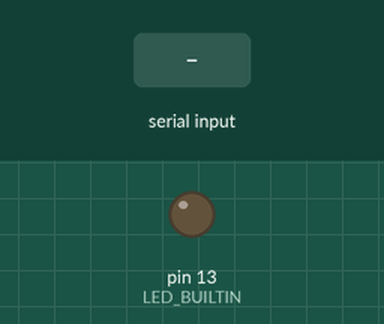
Recording of a sketch running on a simulated Arduino Uno, built with avr-gcc and run on an emulated ATmega328P. Shown: output pins drawn as LEDs (lit = HIGH). Dashed ring = blinking. The test bench sets the inputs (shaded band). What the sketch prints to the serial monitor is not drawn.

Above: at 1.8 s.
1.9 s: "2" received over Serial
At 2.15 s:
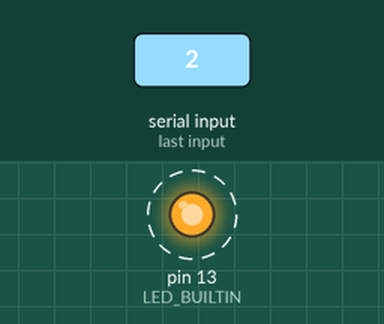
4.9 s: byte 250 (250) received over Serial
At 6.1 s:
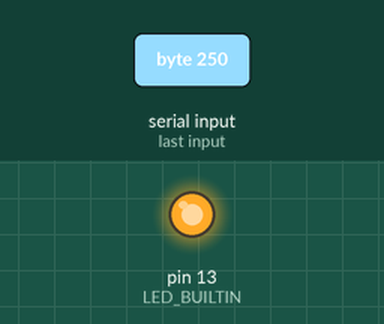
6.4 s: "0" received over Serial
At 7.2 s:
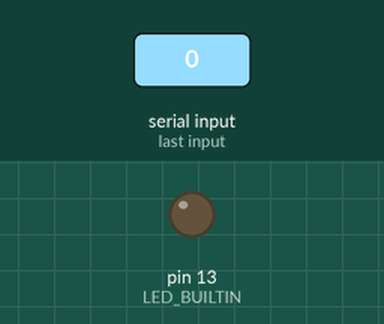
7.9 s: "1" received over Serial
At 8.4 s:
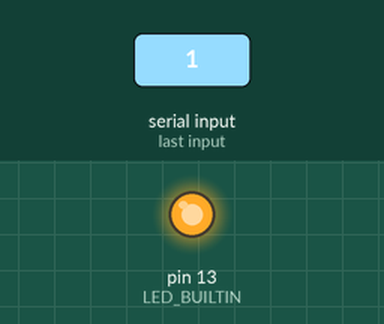
Timing chart, 0 to 10.4 s (numbered marks = the images above; inputs shaded):
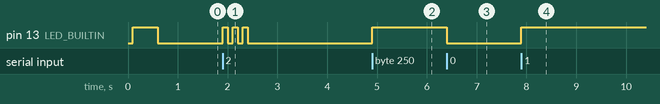

Measured:
- after the input at 1.9 s, pin 13 (LED_BUILTIN): alternates HIGH for 0.10 s and LOW for 0.10 s, 6 changes in all, then stays LOW, starting at once
- after the input at 4.9 s, pin 13 (LED_BUILTIN): LOW → HIGH at once
- after the input at 6.4 s, pin 13 (LED_BUILTIN): HIGH → LOW at once
- after the input at 7.9 s, pin 13 (LED_BUILTIN): LOW → HIGH at once

The sketch:

test_serial_led.ino
```cpp
byte state = 0;

void setup() {
  pinMode(LED_BUILTIN, OUTPUT);
  Serial.begin(115200);
  delay(100);
  digitalWrite(LED_BUILTIN, HIGH);
  Serial.println("CIAO");
  delay(500);
  digitalWrite(LED_BUILTIN, LOW);
  /*for (int i = 120; i < 260; i++) {
    Serial.write(i);
    delay(5);
  }*/
}

void loop() {
  if (Serial.available() > 0) {
    state = Serial.read();
    //Serial.print(state, DEC);
    Serial.write(state);
    if (state == 48) { // 0 char
      digitalWrite(LED_BUILTIN, LOW);
    } else if (state == 49 || state == 250) { // 1 char
      digitalWrite(LED_BUILTIN, HIGH);
    } else if (state != 10) {
      digitalWrite(LED_BUILTIN, HIGH);
      delay(100);
      digitalWrite(LED_BUILTIN, LOW);
      delay(100);
      digitalWrite(LED_BUILTIN, HIGH);
      delay(100);
      digitalWrite(LED_BUILTIN, LOW);
      delay(100);
      digitalWrite(LED_BUILTIN, HIGH);
      delay(100);
      digitalWrite(LED_BUILTIN, LOW);
    }
  }
}
```
